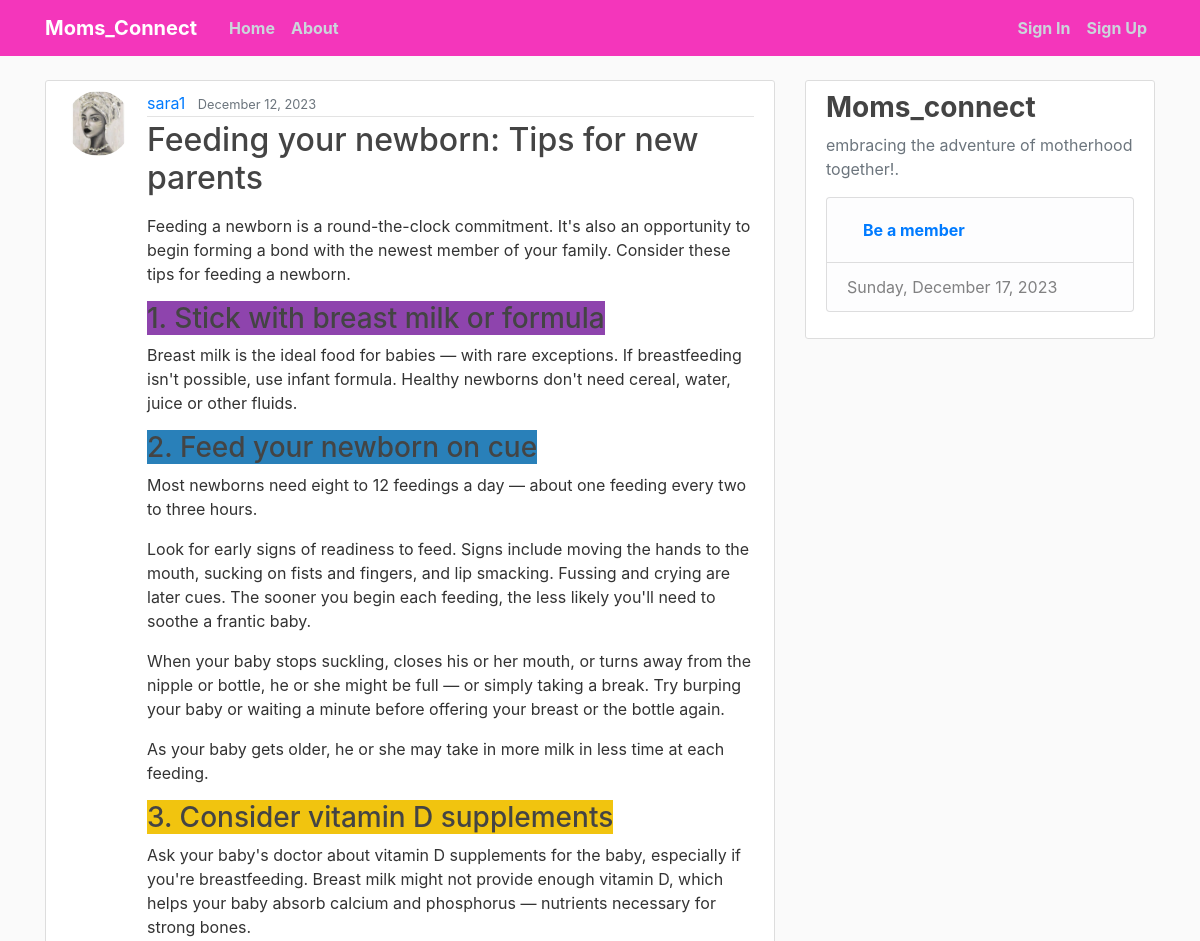
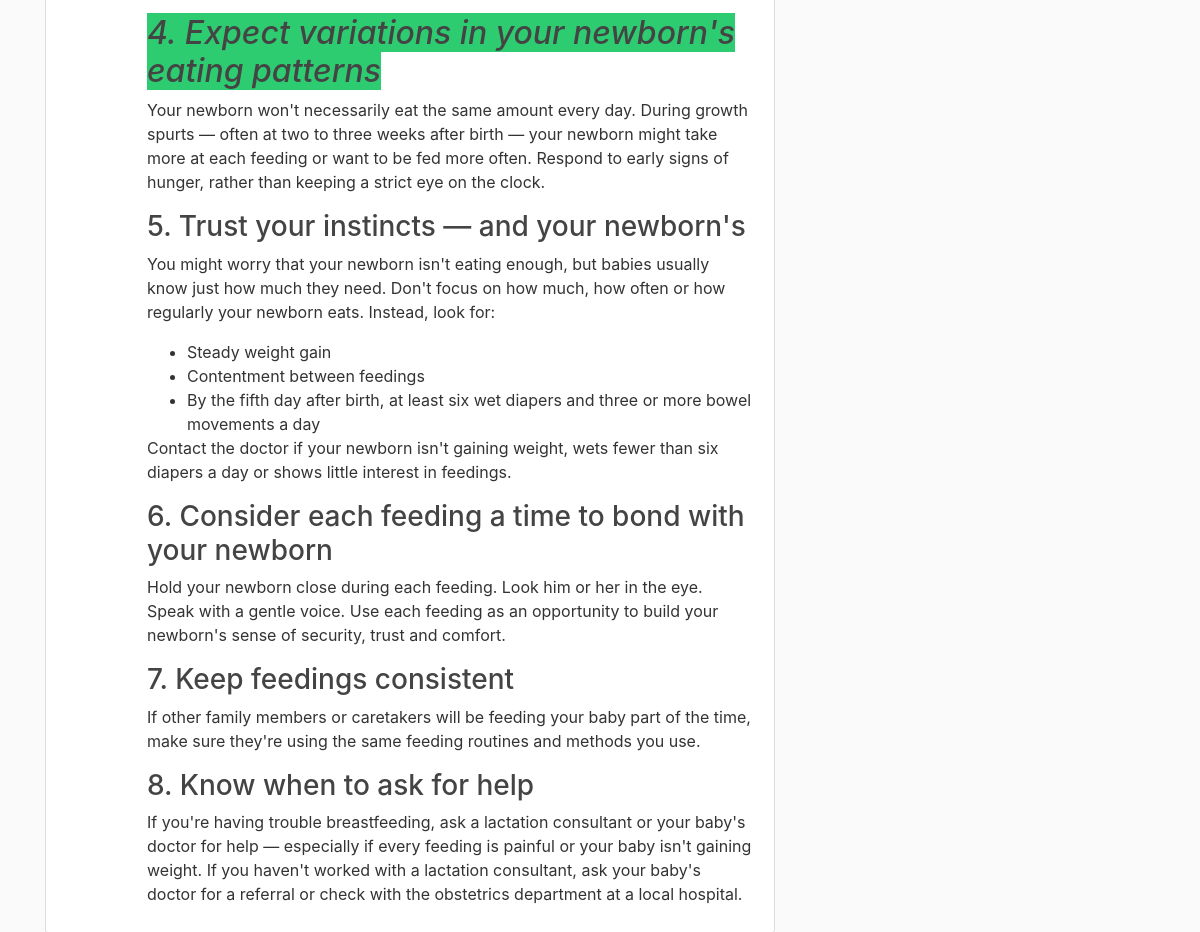
The app's page /post/18/ with its own data (2 pictures, top to bottom).
### blog/models.py (models this page shows, shortened)
class Post(models.Model):
    title = models.CharField(max_length=200)
    content = RichTextField(blank=True, null=True)
    date_posted = models.DateTimeField(default=timezone.now)
    author = models.ForeignKey(User, on_delete=models.CASCADE)

### users/models.py (models this page shows, shortened)
class Profile(models.Model):
    user = models.OneToOneField(User, on_delete=models.CASCADE)
    Bio = models.CharField(max_length=1000, blank=True)
    image = models.ImageField(default='default.jpg', upload_to='profile_photos')

### blog/views.py (the view)
# urls.py: path('post/<int:pk>/', PostDetailView.as_view(), name='blog-post-detail'),
class PostDetailView(DetailView):
    model = Post

### templates/blog/post_detail.html (shortened to what this page needs)
{% extends "base.html" %}
{% block content %}
  <article class="media content-section">
    <img class="rounded-circle article-img" src="{{ object.author.profile.image.url }}">
    <div class="media-body">
      <div class="article-metadata">
        <a class="mr-2" href="{% url 'blog-user-posts' object.author.username %}">{{ object.author }}</a>
        <small class="text-muted">{{ object.date_posted|date:"F d, Y" }}</small>
      </div>
      <h2 class="article-title">{{ object.title }}</h2>
      <p class="article-content">{{ object.content|safe }}</p>
    </div>
  </article>
{% endblock content %}

### Mommyblog/static/css/main.css (style rules this page uses)
body { background: #fafafa; color: #333333; margin-top: 5rem; }
h1, h2, h3, h4, h5, h6 { color: #444444; }
ul { margin: 0; }
.content-section { background: #ffffff; padding: 10px 20px; border: 1px solid #dddddd; border-radius: 3px; margin-bottom: 20px; }
.article-title { color: #444444; }
.article-content { white-space: pre-line; }
.article-img { height: 65px; width: 65px; margin-right: 16px; }
.article-metadata { padding-bottom: 1px; margin-bottom: 4px; border-bottom: 1px solid #e3e3e3 }

### templates/base.html (style rules this page uses)
body { background-image: url("https://img.pikbest.com/backgrounds/20220119/mother-baby-gynecology-woman-pink_6245648.jpg!sw800"); background-size: cover; background-repeat: no-repeat; background-attachment: fixed; }

### records on screen
Post: author.profile.image (picture), author "sara1", date_posted "December 12, 2023", title "Feeding your newborn: Tips for new parents", content "Feeding a newborn is a round-the-clock commitment. It's also an opportunity to begin forming a bond with the newest member of your family. Consider these tips for feeding a newborn. 1. Stick with breast milk or formula Breast milk is the ideal food for babies — with rare exceptions. If breastfeeding isn't possible, use infant formula. Healthy newborns don't need cereal, water, juice or other fluids. 2. Feed your newborn on cue Most newborns need eight to 12 feedings a day — about one feeding every two to three hours. Look for early signs of readiness to feed. Signs include moving the hands to the mouth, sucking on fists and fingers, and lip smacking. Fussing and crying are later cues. The…"
